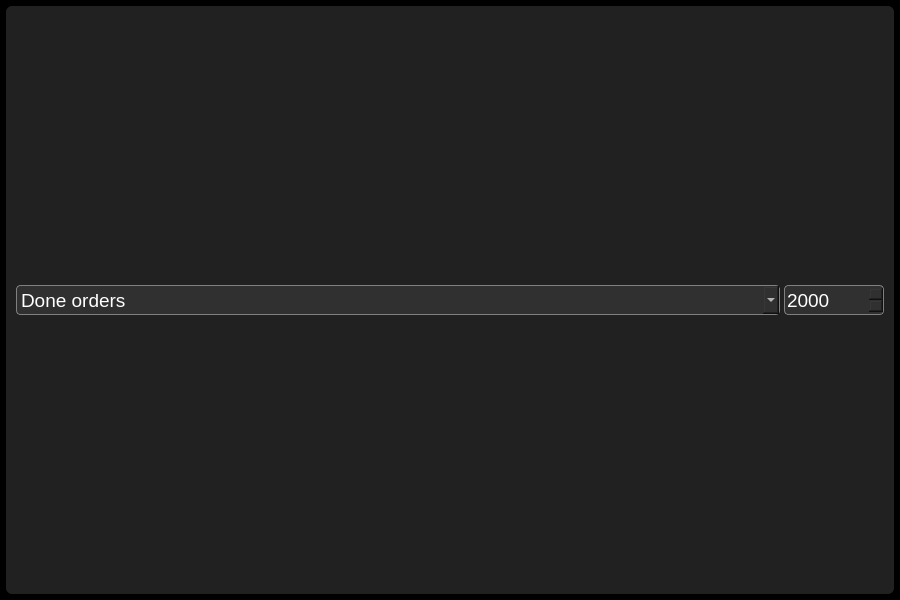
<?xml version="1.0" encoding="UTF-8"?>
<ui version="4.0">
 <class>StatisticsDialog</class>
 <widget class="QDialog" name="StatisticsDialog">
  <property name="geometry">
   <rect>
    <x>0</x>
    <y>0</y>
    <width>900</width>
    <height>600</height>
   </rect>
  </property>
  <property name="minimumSize">
   <size>
    <width>900</width>
    <height>600</height>
   </size>
  </property>
  <property name="maximumSize">
   <size>
    <width>900</width>
    <height>600</height>
   </size>
  </property>
  <property name="windowTitle">
   <string>Statistics</string>
  </property>
  <property name="windowIcon">
   <iconset resource="../../resources.qrc">
    <normaloff>:/PNG/IMG/chart.png</normaloff>:/PNG/IMG/chart.png</iconset>
  </property>
  <property name="styleSheet">
   <string notr="true">QMainWindow{
background-color: #000000;
}

QWidget{
background-color: #000000;
}

QGroupBox{
background-color: #212121;
border: none;
padding: 4px;
border-radius: 6px;
color: white;
}

QPushButton{
background-color: #303030;
border: 2px solid gray;
border-radius: 4px;
color: white;
}
QPushButton:hover{
border-color: white;
}

QLineEdit{
background-color: #303030;
border: 1px solid gray;
border-radius: 4px;
color: white;
}
QLineEdit:focus{
border-color: white;
}

QTextEdit{
background-color: #303030;
border: 1px solid gray;
border-radius: 4px;
color: white;
}
QTextEdit:focus{
border-color: white;
}

QLabel{
color: white;
background: transparent;
}

QListWidget{
background: transparent;
border: 1px solid gray;
border-radius: 6px;
padding: 6px;
}
QListWidget::item{
background-color: rgba(255,255,255,50);
border: none;
color: white;
border-radius: 6px;
padding: 6px;
margin-top: 6px;
}
QListWidget::item:hover{
background-color: rgba(255,255,255,100);
}

QCheckBox{
background: transparent;
color: white;
}
QCheckBox::indicator{
width:24px;
height: 24px;
border: 1px solid gray;
border-radius: 4px;
}
QCheckBox::indicator:hecked{
image: url(:/PNG/IMG/done.png);
}
QCheckBox::indicator:unchecked{
image: none;
}

QTabWidget::pane{
background: transparent;
border: none;
padding: 4px;
border-radius: 6px;
}
QTabBar::tab{
background-color: #303030;
border: 2px solid gray;
border-radius: 4px;
color: white;
padding-left: 6px;
padding-right: 6px;
padding-top: 3px;
padding-bottom: 3px;
margin-left: 2px;
}
QTabBar::tab:hover{
border-color: white;
}
QTabBar::tab:selected{
border-color: white;
}

QScrollBar:vertical {        
border: none;
width:14px;
background-color: #212121;
margin: 0px 0px 0px 0px;
padding-left: 6px;
}
QScrollBar::handle:vertical{
background: gray;
border-radius: 4px;
min-height: 20px;
}
QScrollBar::add-line:vertical {
background-color: #212121;
height: 0px;
subcontrol-position: bottom;
subcontrol-origin: margin;
}
QScrollBar::sub-line:vertical {
background-color: #212121;
height: 0 px;
subcontrol-position: top;
subcontrol-origin: margin;
}
QScrollBar::add-page:vertical{
background-color: #212121;
}
QScrollBar::sub-page:vertical{
background-color: #212121;
}

QScrollBar:horizontal {        
border: none;
height:14px;
background-color: #212121;
margin: 0px 0px 0px 0px;
padding-top: 6px;
}
QScrollBar::handle:horizontal{
background: gray;
border-radius: 4px;
min-width: 20px;
}
QScrollBar::add-line:horizontal {
background-color: #212121;
height: 0px;
subcontrol-position: bottom;
subcontrol-origin: margin;
}
QScrollBar::sub-line:horizontal {
background-color: #212121;
height: 0 px;
subcontrol-position: top;
subcontrol-origin: margin;
}
QScrollBar::add-page:horizontal{
background-color: #212121;
}
QScrollBar::sub-page:horizontal{
background-color: #212121;
}

QComboBox{
background-color: #303030;
border: 1px solid gray;
border-radius: 4px;
color: white;
}
QComboBox QAbstractItemView{
color: white;
background-color: black;
}

QTableView{
background-color: #212121;
border: 1px solid gray;
border-radius: 6px;
color: white;
}

QSpinBox{
background-color: #303030;
border: 1px solid gray;
border-radius: 4px;
color: white;
}</string>
  </property>
  <layout class="QGridLayout" name="gridLayout">
   <property name="leftMargin">
    <number>6</number>
   </property>
   <property name="topMargin">
    <number>6</number>
   </property>
   <property name="rightMargin">
    <number>6</number>
   </property>
   <property name="bottomMargin">
    <number>6</number>
   </property>
   <property name="spacing">
    <number>4</number>
   </property>
   <item row="0" column="0">
    <widget class="QGroupBox" name="groupBox">
     <property name="title">
      <string/>
     </property>
     <layout class="QGridLayout" name="gridLayout_2">
      <property name="leftMargin">
       <number>6</number>
      </property>
      <property name="topMargin">
       <number>6</number>
      </property>
      <property name="rightMargin">
       <number>6</number>
      </property>
      <property name="bottomMargin">
       <number>6</number>
      </property>
      <property name="spacing">
       <number>4</number>
      </property>
      <item row="0" column="0">
       <widget class="QComboBox" name="comboBox">
        <property name="minimumSize">
         <size>
          <width>0</width>
          <height>30</height>
         </size>
        </property>
        <property name="font">
         <font>
          <pointsize>14</pointsize>
         </font>
        </property>
        <property name="focusPolicy">
         <enum>Qt::ClickFocus</enum>
        </property>
        <item>
         <property name="text">
          <string>Done orders</string>
         </property>
        </item>
        <item>
         <property name="text">
          <string>Cancelled orders</string>
         </property>
        </item>
        <item>
         <property name="text">
          <string>Deleted orders</string>
         </property>
        </item>
        <item>
         <property name="text">
          <string>Earnings</string>
         </property>
        </item>
       </widget>
      </item>
      <item row="0" column="1">
       <widget class="QSpinBox" name="spinBox">
        <property name="minimumSize">
         <size>
          <width>0</width>
          <height>30</height>
         </size>
        </property>
        <property name="maximumSize">
         <size>
          <width>100</width>
          <height>16777215</height>
         </size>
        </property>
        <property name="font">
         <font>
          <pointsize>14</pointsize>
         </font>
        </property>
        <property name="focusPolicy">
         <enum>Qt::ClickFocus</enum>
        </property>
        <property name="minimum">
         <number>2000</number>
        </property>
        <property name="maximum">
         <number>3000</number>
        </property>
       </widget>
      </item>
      <item row="1" column="0" colspan="2">
       <layout class="QGridLayout" name="gridLayout_chart"/>
      </item>
     </layout>
    </widget>
   </item>
  </layout>
 </widget>
 <resources>
  <include location="../../resources.qrc"/>
 </resources>
 <connections/>
</ui>
